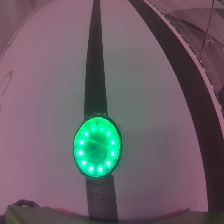
#> input picture all_data/0/xy_158_102_ea00b838-2330-11ed-b747-d83bbf477908.jpg, 224 x 224 px, found by its file name; its folder holds only this picture in this run
$ python preprocess.py
#> lines starting #> are read from the running program, lines starting #| are printed output that depends on the picture; after the words box and inside, x2 and y2 are one past the last pixel; in counts of white or black regions, pixels touching at a corner belong together
#> further down, img is the input picture: shape (224, 224, 3); mean R, G, B 105.6, 96.1, 102.2
### src_anthony/new_preprocess.py
import numpy as np
import cv2
import skimage
from skimage import io, color, transform
import matplotlib.pyplot as plt

x = 112

def preprocess_image(img):
    img_cropped = img[70:(224-30), 40:(224-40)]
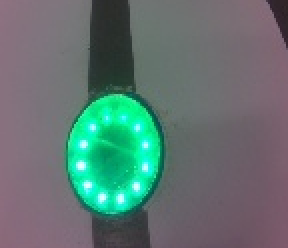
#> img_cropped: shape (124, 144, 3) (shown 2 times larger); mean R, G, B 96.4, 116.4, 112.8
    img_LAB = skimage.color.rgb2lab(img_cropped)
#> img_LAB: shape (124, 144, 3) float64; mean of channels 0, 1, 2 48, -4.3, 0.8
    # this is the black line mask
    dark_mask =  (img_LAB[:, :, 0] < 55) & (img_LAB[:, :, 1] < 10) & (img_LAB[:, :, 1]  > -40) | (img_LAB[:, :, 2] < 0)
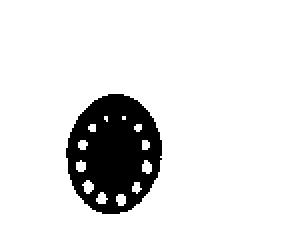
#> dark_mask: shape (124, 144) bool (shown 2 times larger); 88.8% white; 1 black region, box (x1, y1, x2, y2) and area: (33, 47, 81, 107) 1993

    # this is the white space mask
    light_mask = (img_LAB[:, :, 0] > 55) & (img_LAB[:, :, 1] > -40) & (img_LAB[:, :, 1] < 40)
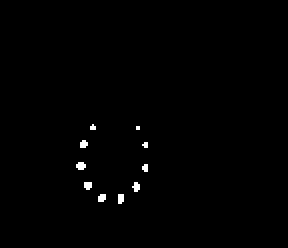
#> light_mask: shape (124, 144) bool (shown 2 times larger); 0.63% white in thin lines or dots, all inside (x1, y1, x2, y2) = (38, 62, 74, 102)

    # convert background to blue
    img_LAB[dark_mask | light_mask] = [32.302586667249486, 79.19666178930935, -107.86368104495168]
#> img_LAB: shape (124, 144, 3) float64; mean of channels 0, 1, 2 37.3, 63.6, -93.3
    img_RGB = skimage.color.lab2rgb(img_LAB)
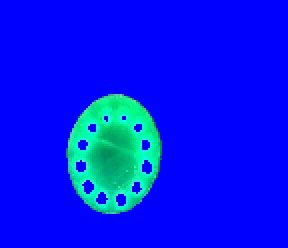
#> img_RGB: shape (124, 144, 3) float64 (shown 2 times larger); mean R, G, B 0.00561, 0.0953, 0.953
    kernel = np.ones((2, 2), np.uint8)
    img_filtered = cv2.morphologyEx(skimage.img_as_ubyte(img_RGB), cv2.MORPH_CLOSE, kernel)
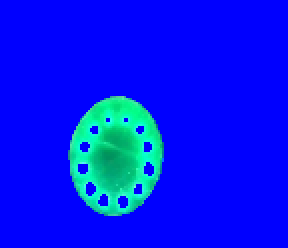
#> img_filtered: shape (124, 144, 3) (shown 2 times larger); mean R, G, B 1.4, 24.5, 243.3
    return img_filtered


# [36 lines that do not run on import are left out]

### src_anthony/preprocess.py
from PIL import Image
import numpy as np
from sklearn.model_selection import train_test_split
import os
import joblib
import new_preprocess
from skimage import io

data_dir = 'all_data'
data = []
labels = []
categories = os.listdir(data_dir)
print("Loading data...")

for category in categories:

    class_ID = int(category)  # Convert folder name to integer
    folder_path = os.path.join(data_dir, category)

    for img_file in os.listdir(folder_path):
        img_path = os.path.join(folder_path, img_file)
        img = io.imread(img_path)
        img = new_preprocess.preprocess_image(img)
        img_np = np.array(img)
        img_flatten = img_np.flatten()
        data.append(img_flatten)
        labels.append(class_ID)
#> pass 2 of the loop `for category in categories:`:
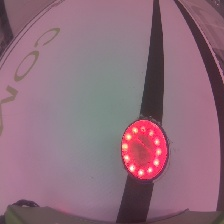
#> input picture all_data/1/xy_135_146_455096f0-2330-11ed-b747-d83bbf477908.jpg, 224 x 224 px, found by its file name
#> img is the input picture: shape (224, 224, 3); mean R, G, B 142.5, 109.3, 123.3
#> in preprocess_image (call 2), `dark_mask =  (img_LAB[:, :, 0] < 55) & (img_LAB[:, :, 1] < 10) & (img_..`:
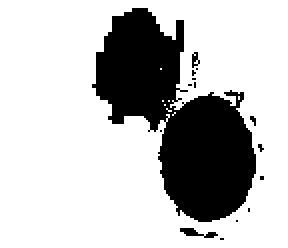
#> dark_mask: shape (124, 144) bool (shown 2 times larger); 75% white; 15 black regions (13 under 20 px), largest, box (x1, y1, x2, y2) and area: (46, 4, 128, 111) 4362, (90, 114, 109, 119) 46
#> light_mask: shape (124, 144) bool; 53% white; 22 black regions (20 under 20 px), largest, box (x1, y1, x2, y2) and area: (48, 0, 144, 124) 8017, (0, 109, 34, 124) 312
#> in preprocess_image (call 2), `img_filtered = cv2.morphologyEx(skimage.img_as_ubyte(img_RGB), cv2.MOR..`:
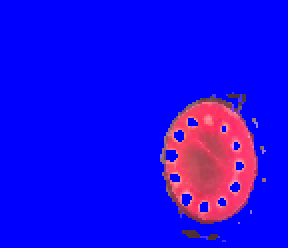
#> img_filtered: shape (124, 144, 3) (shown 2 times larger); mean R, G, B 27.6, 9.3, 236

data = np.array(data)
labels = np.array(labels)

data = data / 255.0
print("Data loaded successfully...")
X_train, X_test, y_train, y_test = train_test_split(data, labels, test_size=0.1, random_state=42)
#> y_train = [0]; y_test = [1]

joblib.dump((X_train, y_train), 'src_mark/training_data.joblib')
joblib.dump((X_test, y_test), 'src_mark/testing_data.joblib')
